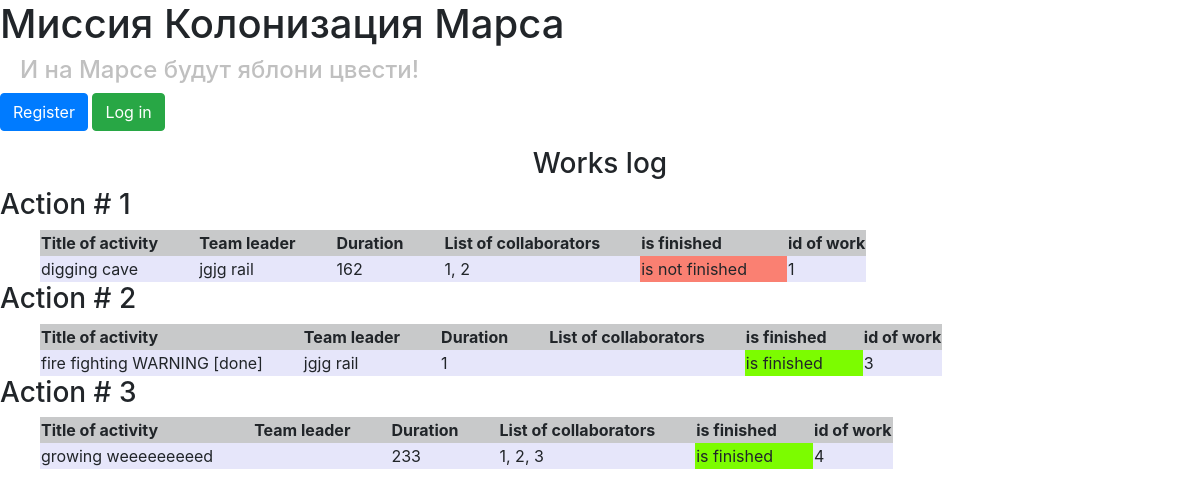
The page / on the database its author committed.
### data/jobs.py (models this page shows)
class Jobs(SqlAlchemyBase):
    __tablename__ = 'jobs'
    id = sqlalchemy.Column(sqlalchemy.Integer,
                           primary_key=True, autoincrement=True)
    user = orm.relation('User')
    team_leader = sqlalchemy.Column(sqlalchemy.Integer, sqlalchemy.ForeignKey("users.id"))
    job = sqlalchemy.Column(sqlalchemy.String, nullable=True)
    work_size = sqlalchemy.Column(sqlalchemy.Integer)
    collaborators = sqlalchemy.Column(sqlalchemy.String, nullable=True)
    start_date = sqlalchemy.Column(sqlalchemy.DateTime, default=datetime.datetime.now)
    end_date = sqlalchemy.Column(sqlalchemy.DateTime, nullable=True)
    is_finished = sqlalchemy.Column(sqlalchemy.Boolean)

### data/users.py (models this page shows, shortened)
class User(SqlAlchemyBase, UserMixin):
    __tablename__ = 'users'
    id = sqlalchemy.Column(sqlalchemy.Integer,
                           primary_key=True, autoincrement=True)
    email = sqlalchemy.Column(sqlalchemy.String,
                              index=True, unique=True, nullable=True)
    surname = sqlalchemy.Column(sqlalchemy.String, nullable=True)
    name = sqlalchemy.Column(sqlalchemy.String, nullable=True)
    about = sqlalchemy.Column(sqlalchemy.String, nullable=True)
    age = sqlalchemy.Column(sqlalchemy.Integer, nullable=True)
    position = sqlalchemy.Column(sqlalchemy.String, nullable=True)
    speciality = sqlalchemy.Column(sqlalchemy.String, nullable=True)
    address = sqlalchemy.Column(sqlalchemy.String, nullable=True)
    hashed_password = sqlalchemy.Column(sqlalchemy.String, nullable=True)
    created_date = sqlalchemy.Column(sqlalchemy.DateTime,
                                     default=datetime.datetime.now)
    news = orm.relation("News", back_populates='user')

### main.py (the view)
@app.route('/')
def index():
    session = create_session()
    jobs = session.query(Jobs).all()
    return render_template("job_table.html", jobs=jobs)

### data/db_session.py (called while the page is built)
def create_session() -> Session:
    global __factory
    return __factory()

### templates/job_table.html
{% extends "base.html" %}
{% block content %}
<center>
    <h3>Works log</h3>
</center>
{% for job in jobs%}
<h3>Action # {{loop.index}}</h3>
<table style="margin-left:40px;">
    <tr bgcolor="#C8C9CA">
        <th style="padding-right: 40px;">Title of activity</th>
        <th style="padding-right: 40px;">Team leader</th>
        <th style="padding-right: 40px;">Duration</th>
        <th style="padding-right: 40px;">List of collaborators</th>
        <th>is finished</th>
        <th>id of work</th>
    </tr>
    <tr bgcolor="#E6E6FA">
        <td style="padding-right: 40px;">{{job.job}}</td>
        <td style="padding-right: 40px;">{{job.user.name}} {{job.user.surname}}</td>
        <td style="padding-right: 40px;">{{job.work_size}}</td>
        <td style="padding-right: 40px;">{{job.collaborators}}</td>
        {%if job.is_finished%}
        <td style="padding-right: 40px;" bgcolor="#7CFC00">is finished</td>
        {%else%}
        <td style="padding-right: 40px;" bgcolor="#FA8072">is not finished</td>
        {%endif%}
        <td style="padding-right: 40px;">{{job.id}}</td>
    </tr>
</table>
{% endfor %}
{% endblock %}

### templates/base.html (shortened to what this page needs)
<!DOCTYPE html>
<html lang="ru">
<head>
    <link rel="stylesheet"
          href="https://stackpath.bootstrapcdn.com/bootstrap/4.4.1/css/bootstrap.min.css"
>
    <link rel="stylesheet" type="text/css" href="/static/css/2.css"/>
</head>
<body>
<h1>Миссия Колонизация Марса</h1>
<h4>И на Марсе будут яблони цвести!</h4>
<nav>
    {% if current_user.is_authenticated %}
    <p>
        <a class="navbar-brand" href="/logout">{{ current_user.name}} {{ current_user.surname}}</a>
    </p>
    {% else %}
        <p>
            <a class="btn btn-primary " href="/register">Register</a>
            <a class="btn btn-success" href="/login">Log in</a>
        </p>
    {% endif %}
</nav>
{% block content %}
{% endblock %}
</body>
</html>

### static/css/2.css (style rules this page uses)
h4 { padding-left: 20px; color: #c0c0c0 }

### rows shown on the page
Jobs: job "digging cave", user.name "jgjg", user.surname "rail", work_size "162", collaborators "1, 2", is_finished "is not finished", id "1"
Jobs: job "fire fighting WARNING [done]", user.name "jgjg", user.surname "rail", work_size "1", is_finished "is finished", id "3"
Jobs: job "growing weeeeeeeeed", work_size "233", collaborators "1, 2, 3", is_finished "is finished", id "4"
